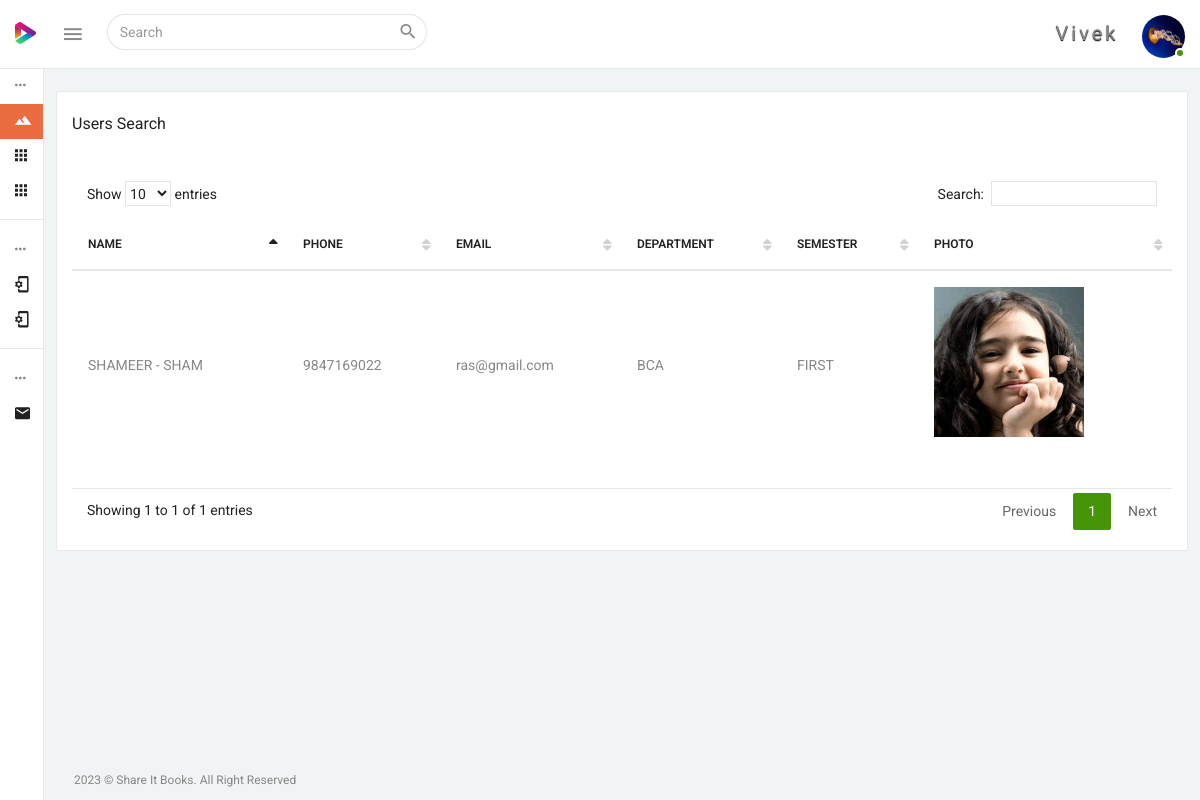
The app's page /admin/user_search.php (signed in) with its own data.
### tables this page shows
CREATE TABLE IF NOT EXISTS `users` (
  `id` bigint(21) NOT NULL AUTO_INCREMENT,
  `user_id` varchar(255) DEFAULT NULL,
  `user_type` varchar(255) NOT NULL,
  `fname` varchar(255) DEFAULT NULL,
  `lname` varchar(255) DEFAULT NULL,
  `phone` varchar(15) DEFAULT NULL,
  `semail` text,
  `password` text,
  `status` tinyint(1) DEFAULT '1',
  `photo` text,
  `addrs` text NOT NULL,
  `age` varchar(200) NOT NULL,
  `sex` varchar(200) NOT NULL,
  `dprtmnt` varchar(200) NOT NULL,
  `semester` varchar(200) NOT NULL,
  PRIMARY KEY (`id`)
);

### admin/user_search.php (the view, shortened to what this page needs)
<?php
	include('../connect/db.php');
?>
 <!DOCTYPE html>
 <html lang="en">
 <head>
 	<?php include("include\css.php"); ?>
 </head>
 <body>
 	<div class="wrapper theme-1-active pimary-color-red">
 		<?php include("include\menu.php"); ?>
 		<?php include("include\leftmenu.php"); ?>
 		<div class="page-wrapper">
 			<div class="container-fluid pt-25">
 				<div class="row">
 					<div class="col-lg-12">
 						<div class="panel panel-default card-view">
 							<div class="panel-heading">
 								<div class="pull-left">
 									<h6 class="panel-title txt-dark">Users Search</h6>
 								</div>
 							</div>
 							<div class="panel-wrapper collapse in">
 								<div class="panel-body">
								 <table id="datable_1" class="table table-hover display  pb-30">
										<thead>
											<tr>
												<th>Name</th>
												<th>phone</th>
												<th>email</th>
                                                <th>Department</th>
                                                <th>Semester</th>
												<th>Photo</th>
											</tr>
										</thead>
										<tbody>
											<?php
											$qry_user = $db->prepare("SELECT * FROM users WHERE user_type = 'customer' AND user_id != '$user_id'");
											$qry_user->execute();
											for ($i = 0; $rows = $qry_user->fetch(); $i++) {
											?>
												<tr>
													<td><?php echo $rows['fname'] . ' - ' . $rows['lname'] ?></td>
													<td><?php echo $rows['phone'] ?></td>
													<td><?php echo $rows['semail'] ?></td>
                                                    <td><?php echo $rows['dprtmnt'] ?></td>
                                                    <td><?php echo $rows['semester'] ?></td>
													<td><img src="../photos/<?php echo $rows['photo'] ?>" width="150"></td>
												</tr>
											<?php } ?>
										</tbody>
									</table>
 								</div>
 							</div>
 						</div>
 					</div>
 				</div>
 			</div>
 			<footer class="footer container-fluid pl-30 pr-30">
 				<div class="row">
 					<div class="col-sm-12">
 						<p>2023 &copy; Share It Books. All Right Reserved</p>
 					</div>
 				</div>
 			</footer>
 		</div>
 	</div>
 </body>
 </html>

### admin/include/menu.php (shortened to what this page needs)
<?php
	$user_id=$_SESSION['SESS_ADMIN_ID'];
	$qry_user = $db->prepare("SELECT * FROM users WHERE user_id = '$user_id'");
	$qry_user->execute();
	$rows_user = $qry_user->fetch();
	$fname = $rows_user['fname'];
	$photo = $rows_user['photo'];
	?>
<nav class="navbar navbar-inverse navbar-fixed-top">
    <div class="mobile-only-brand pull-left">
        <div class="nav-header pull-left">
            <div class="logo-wrap">
                <a href="index.php">
                    <img class="brand-img" src="../admin/dist/img/logo.png" alt="brand"/>
                </a>
            </div>
        </div>
        <a id="toggle_nav_btn" class="toggle-left-nav-btn inline-block ml-20 pull-left" href="javascript:void(0);"><i class="zmdi zmdi-menu"></i></a>
        <form id="search_form" role="search" class="top-nav-search collapse pull-left">
            <div class="input-group">
                <input type="text" name="example-input1-group2" class="form-control" placeholder="Search">
                <span class="input-group-btn">
                <button type="button" class="btn  btn-default"  data-target="#search_form" data-toggle="collapse" aria-label="Close" aria-expanded="true"><i class="zmdi zmdi-search"></i></button>
                </span>
            </div>
        </form>
    </div>
    <div id="mobile_only_nav" class="mobile-only-nav pull-right">
      <ul class="nav navbar-right top-nav pull-right">
            <li class="dropdown auth-drp">
                <a href="#" class="dropdown-toggle pr-0" data-toggle="dropdown">
                <spam style="padding-right:20px; font-size:20px; text-shadow:0px 1px 1px black; letter-spacing:3px;"><?php echo $fname;?></spam> <img src="../photos/<?php echo $photo;?>" alt="user_auth" class="user-auth-img img-circle"/>
                <span class="user-online-status"></span></a>
            </li>
      </ul>
    </div>
</nav>

### records on screen
users: fname "Vivek", photo (picture)
users: fname "SHAMEER", lname "SHAM", phone "9847169022", semail "ras@gmail.com", dprtmnt "BCA", semester "FIRST", photo (picture)
